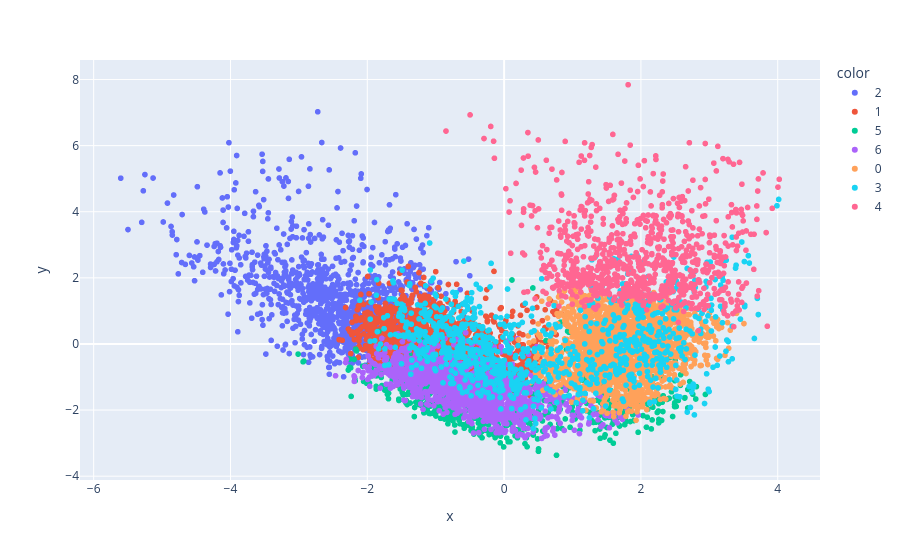

Notebook cell for this chart:
### Markdown cell above
Agora utilize `X_pca` para plotar os dados, usando `labels` para definir a cor dos pontos. Desta vez, utilize `labels.astype(str)` para que a biblioteca considere que os rótulos são categóricos, e não numéricos.

### Code cell
fig = px.scatter(x=X_pca[:, 0], y=X_pca[:, 1], color=labels.astype(str))
fig.show()

### Figure 1 — Plotly figure (JSON) as saved in the notebook; plotly's stock layout.template omitted (floating-point values rounded to 4 significant figures; data arrays with more than 128 entries replaced by an {"elided": "..."} marker saying what was removed)
{"data": [{"hovertemplate": "color=2<br>x=%{x}<br>y=%{y}<extra></extra>", "legendgroup": "2", "marker": {"color": "#636efa", "symbol": "circle"}, "mode": "markers", "name": "2", "showlegend": true, "type": "scattergl", "x": {"elided": "1186 float values"}, "xaxis": "x", "y": {"elided": "1186 float values"}, "yaxis": "y"}, {"hovertemplate": "color=1<br>x=%{x}<br>y=%{y}<extra></extra>", "legendgroup": "1", "marker": {"color": "#EF553B", "symbol": "circle"}, "mode": "markers", "name": "1", "showlegend": true, "type": "scattergl", "x": {"elided": "2489 float values"}, "xaxis": "x", "y": {"elided": "2489 float values"}, "yaxis": "y"}, {"hovertemplate": "color=5<br>x=%{x}<br>y=%{y}<extra></extra>", "legendgroup": "5", "marker": {"color": "#00cc96", "symbol": "circle"}, "mode": "markers", "name": "5", "showlegend": true, "type": "scattergl", "x": {"elided": "871 float values"}, "xaxis": "x", "y": {"elided": "871 float values"}, "yaxis": "y"}, {"hovertemplate": "color=6<br>x=%{x}<br>y=%{y}<extra></extra>", "legendgroup": "6", "marker": {"color": "#ab63fa", "symbol": "circle"}, "mode": "markers", "name": "6", "showlegend": true, "type": "scattergl", "x": {"elided": "1490 float values"}, "xaxis": "x", "y": {"elided": "1490 float values"}, "yaxis": "y"}, {"hovertemplate": "color=0<br>x=%{x}<br>y=%{y}<extra></extra>", "legendgroup": "0", "marker": {"color": "#FFA15A", "symbol": "circle"}, "mode": "markers", "name": "0", "showlegend": true, "type": "scattergl", "x": {"elided": "2126 float values"}, "xaxis": "x", "y": {"elided": "2126 float values"}, "yaxis": "y"}, {"hovertemplate": "color=3<br>x=%{x}<br>y=%{y}<extra></extra>", "legendgroup": "3", "marker": {"color": "#19d3f3", "symbol": "circle"}, "mode": "markers", "name": "3", "showlegend": true, "type": "scattergl", "x": {"elided": "969 float values"}, "xaxis": "x", "y": {"elided": "969 float values"}, "yaxis": "y"}, {"hovertemplate": "color=4<br>x=%{x}<br>y=%{y}<extra></extra>", "legendgroup": "4", "marker": {"color": "#FF6692", "symbol": "circle"}, "mode": "markers", "name": "4", "showlegend": true, "type": "scattergl", "x": {"elided": "869 float values"}, "xaxis": "x", "y": {"elided": "869 float values"}, "yaxis": "y"}], "layout": {"autosize": true, "legend": {"title": {"text": "color"}, "tracegroupgap": 0}, "margin": {"t": 60}, "xaxis": {"anchor": "y", "autorange": true, "domain": [0, 1], "range": [-6.187, 4.605], "title": {"text": "x"}, "type": "linear"}, "yaxis": {"anchor": "x", "autorange": true, "domain": [0, 1], "range": [-4.235, 8.71], "title": {"text": "y"}, "type": "linear"}}}
